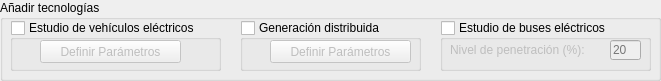
  <widget class="QGroupBox" name="Anad_Tech">
   <property name="geometry">
    <rect>
     <x>10</x>
     <y>290</y>
     <width>661</width>
     <height>81</height>
    </rect>
   </property>
   <property name="palette">
    <palette>
     <active>
      <colorrole role="Light">
       <brush brushstyle="SolidPattern">
        <color alpha="255">
         <red>255</red>
         <green>255</green>
         <blue>255</blue>
        </color>
       </brush>
      </colorrole>
     </active>
     <inactive>
      <colorrole role="Light">
       <brush brushstyle="SolidPattern">
        <color alpha="255">
         <red>255</red>
         <green>255</green>
         <blue>255</blue>
        </color>
       </brush>
      </colorrole>
     </inactive>
     <disabled>
      <colorrole role="Light">
       <brush brushstyle="SolidPattern">
        <color alpha="255">
         <red>255</red>
         <green>255</green>
         <blue>255</blue>
        </color>
       </brush>
      </colorrole>
     </disabled>
    </palette>
   </property>
   <property name="styleSheet">
    <string notr="true">font: 75 8pt &quot;MS Shell Dlg 2&quot;;</string>
   </property>
   <property name="title">
    <string>Añadir tecnologías</string>
   </property>
   <widget class="QGroupBox" name="EV">
    <property name="enabled">
     <bool>true</bool>
    </property>
    <property name="geometry">
     <rect>
      <x>10</x>
      <y>20</y>
      <width>211</width>
      <height>51</height>
     </rect>
    </property>
    <property name="title">
     <string>Estudio de vehículos eléctricos</string>
    </property>
    <property name="checkable">
     <bool>true</bool>
    </property>
    <property name="checked">
     <bool>false</bool>
    </property>
    <widget class="QPushButton" name="pushButton_EV">
     <property name="geometry">
      <rect>
       <x>30</x>
       <y>20</y>
       <width>141</width>
       <height>23</height>
      </rect>
     </property>
     <property name="cursor">
      <cursorShape>ArrowCursor</cursorShape>
     </property>
     <property name="text">
      <string>Definir Parámetros</string>
     </property>
    </widget>
   </widget>
   <widget class="QGroupBox" name="PV">
    <property name="enabled">
     <bool>true</bool>
    </property>
    <property name="geometry">
     <rect>
      <x>240</x>
      <y>20</y>
      <width>181</width>
      <height>51</height>
     </rect>
    </property>
    <property name="title">
     <string>Generación distribuida</string>
    </property>
    <property name="checkable">
     <bool>true</bool>
    </property>
    <property name="checked">
     <bool>false</bool>
    </property>
    <widget class="QPushButton" name="pushButton_dg">
     <property name="geometry">
      <rect>
       <x>30</x>
       <y>20</y>
       <width>141</width>
       <height>23</height>
      </rect>
     </property>
     <property name="cursor">
      <cursorShape>ArrowCursor</cursorShape>
     </property>
     <property name="text">
      <string>Definir Parámetros</string>
     </property>
    </widget>
   </widget>
   <widget class="QGroupBox" name="AEBs">
    <property name="enabled">
     <bool>true</bool>
    </property>
    <property name="geometry">
     <rect>
      <x>440</x>
      <y>20</y>
      <width>211</width>
      <height>51</height>
     </rect>
    </property>
    <property name="title">
     <string>Estudio de buses eléctricos</string>
    </property>
    <property name="checkable">
     <bool>true</bool>
    </property>
    <property name="checked">
     <bool>false</bool>
    </property>
    <widget class="QLineEdit" name="lineEdit_pen_bes">
     <property name="geometry">
      <rect>
       <x>170</x>
       <y>20</y>
       <width>31</width>
       <height>20</height>
      </rect>
     </property>
     <property name="focusPolicy">
      <enum>Qt::StrongFocus</enum>
     </property>
     <property name="layoutDirection">
      <enum>Qt::LeftToRight</enum>
     </property>
     <property name="text">
      <string/>
     </property>
     <property name="alignment">
      <set>Qt::AlignLeading|Qt::AlignLeft|Qt::AlignVCenter</set>
     </property>
     <property name="placeholderText">
      <string>20</string>
     </property>
    </widget>
    <widget class="QLabel" name="label_pen_bes">
     <property name="geometry">
      <rect>
       <x>10</x>
       <y>20</y>
       <width>141</width>
       <height>20</height>
      </rect>
     </property>
     <property name="text">
      <string>Nivel de penetración (%):</string>
     </property>
    </widget>
   </widget>
  </widget>
